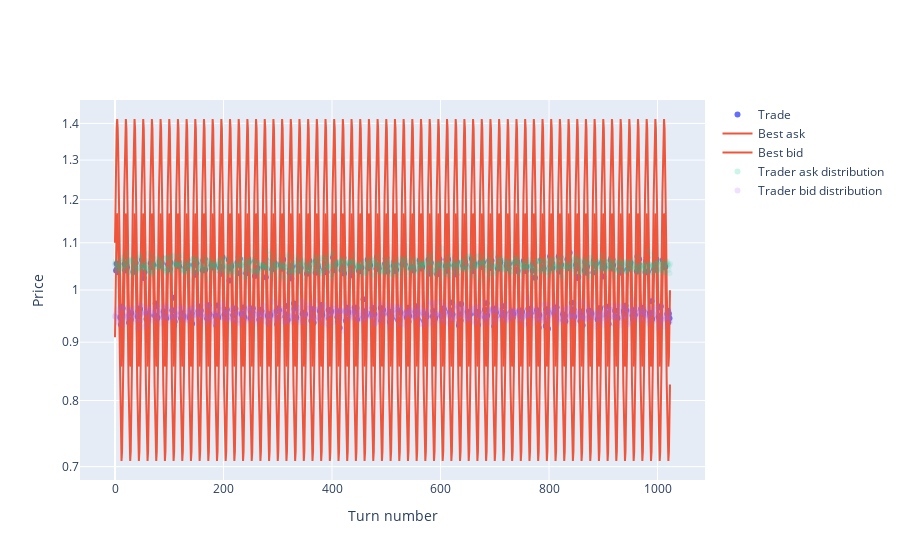

The notebook cell saved with this chart:
### Code cell
trades_plot(turn_results)

### Figure 1 — Plotly figure (JSON) as saved in the notebook; plotly's stock layout.template omitted (floating-point values rounded to 4 significant figures; data arrays with more than 128 entries replaced by an {"elided": "..."} marker saying what was removed)
{"data": [{"marker": {"color": "#636EFA"}, "mode": "markers", "name": "Trade", "type": "scatter", "x": {"elided": "639 int values"}, "y": {"elided": "639 float values"}}, {"marker": {"color": "#EF553B"}, "name": "Best ask", "type": "scatter", "y": {"elided": "1024 float values"}}, {"marker": {"color": "#EF553B"}, "name": "Best bid", "type": "scatter", "y": {"elided": "1024 float values"}}, {"marker": {"color": "#00CC96", "opacity": 0.1}, "mode": "markers", "name": "Trader ask distribution", "type": "scatter", "x": {"elided": "1024 int values"}, "y": {"elided": "1024 float values"}}, {"marker": {"color": "#AB63FA", "opacity": 0.1}, "mode": "markers", "name": "Trader bid distribution", "type": "scatter", "x": {"elided": "1024 int values"}, "y": {"elided": "1024 float values"}}], "layout": {"xaxis": {"title": {"text": "Turn number"}}, "yaxis": {"title": {"text": "Price"}, "type": "log"}}}
